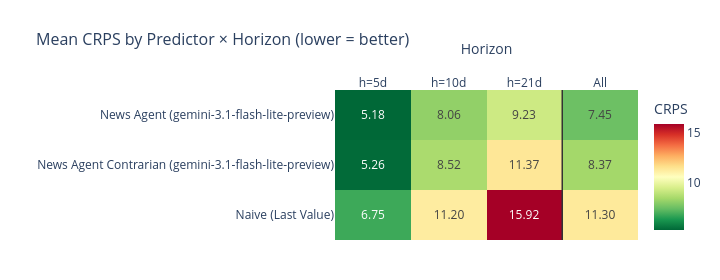

Notebook code cell kept with this figure:
### Code cell
# Heatmap of the table above. Read it left-to-right: the short-horizon columns
# are usually a near-uniform green (everyone is right), and one long-horizon
# column carries the colour spread that sets the 'All' ranking.
viz.make_crps_heatmap(ph_crps)

### Figure 1 — Plotly figure (JSON) as saved in the notebook; plotly's stock layout.template omitted (floating-point values rounded to 4 significant figures)
{"data": [{"colorbar": {"title": {"text": "CRPS"}}, "colorscale": [[0, "rgb(0,104,55)"], [0.1, "rgb(26,152,80)"], [0.2, "rgb(102,189,99)"], [0.3, "rgb(166,217,106)"], [0.4, "rgb(217,239,139)"], [0.5, "rgb(255,255,191)"], [0.6, "rgb(254,224,139)"], [0.7, "rgb(253,174,97)"], [0.8, "rgb(244,109,67)"], [0.9, "rgb(215,48,39)"], [1, "rgb(165,0,38)"]], "hovertemplate": "%{y}<br>%{x}: %{z:.3f}<extra></extra>", "text": [["6.75", "11.20", "15.92", "11.30"], ["5.26", "8.52", "11.37", "8.37"], ["5.18", "8.06", "9.23", "7.45"]], "textfont": {"size": 12}, "texttemplate": "%{text}", "type": "heatmap", "x": ["h=5d", "h=10d", "h=21d", "All"], "y": ["Naive (Last Value)", "News Agent Contrarian (gemini-3.1-flash-lite-preview)", "News Agent (gemini-3.1-flash-lite-preview)"], "z": [[6.75, 11.2, 15.92, 11.3], [5.257, 8.52, 11.37, 8.373], [5.184, 8.061, 9.225, 7.45]]}], "layout": {"height": 280, "margin": {"b": 40, "l": 230, "r": 40, "t": 90}, "shapes": [{"line": {"color": "#333333", "width": 1.5}, "type": "line", "x0": 2.5, "x1": 2.5, "xref": "x", "y0": 0, "y1": 1, "yref": "y domain"}], "title": {"font": {"size": 16}, "text": "Mean CRPS by Predictor × Horizon (lower = better)"}, "width": 720, "xaxis": {"side": "top", "title": {"text": "Horizon"}}, "yaxis": {"title": {"text": ""}}}}
